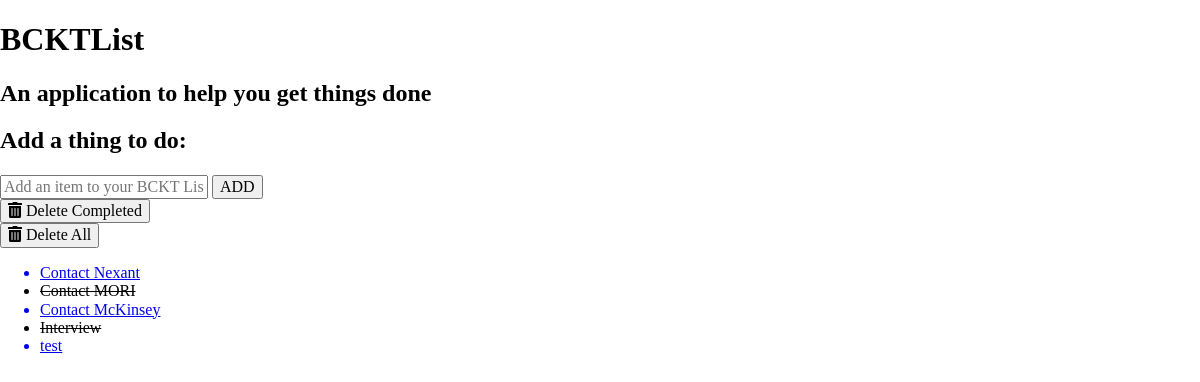
Before: / with the older database file.
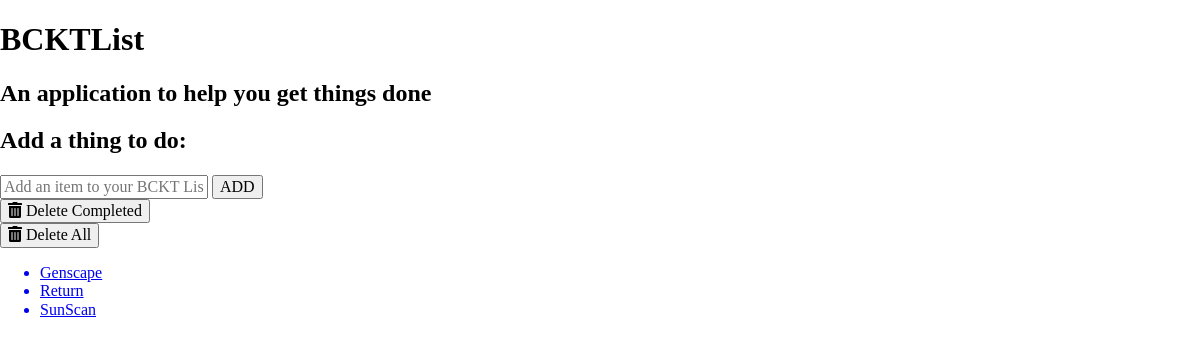
After: the same page with the newer database file.
### BCKTListApp/models.py (models this page shows, shortened)
class Todo(models.Model):
    text = models.CharField(max_length=50)
    complete = models.BooleanField(default=False)

### BCKTListApp/views.py (the view)
# urls.py: path("", views.index, name="index"),
def index(request):
    bckt_list = Todo.objects.order_by("id")
    form = TodoForm()
    context = {"bckt_list" : bckt_list, "form": form}
    return render(request, "index.html", context)

### BCKTListApp/forms.py
class TodoForm(forms.Form):
    text = forms.CharField(max_length=50,
        widget=forms.TextInput(
            attrs={"class": "text-input", "placeholder": "Add an item to your BCKT List:"}
    ))

### BCKTListApp/templates/index.html (shortened to what this page needs)
{% load static %}
<!DOCTYPE html>
<html lang="en">
<head>
	<link rel="stylesheet" href="{% static 'css/normalize.css' %}">
	<link rel="stylesheet" href="{% static 'css/style.css' %}">
</head>
<body id="body">
	<header role="banner">
		<h1>BCKTList</h1>
		<h2>An application to help you get things done</h2>
	</header>
	<main role="main">
		<div>
			<h2> Add a thing to do: </h2>
			<form action="{% url 'add' %}" method="POST" role="form">
				<div>
					<span class="input-group">
						{{ form.text }}
						<button type="submit" class="" id="add-btn">ADD</button>
					</span>
				</div>
			</form>
		</div>
		<div class="bckt-grid">
			<div class="grid-item">
				<a href="{% url 'deletecompletedtodo' %}"><button><i class="fas fa-trash-alt"></i> Delete Completed </button></a>
			</div>
			<div class-"grid-item">
					<a href="{% url 'deleteall' %}"><button><i class="fas fa-trash-alt"></i> Delete All </button></a>
			</div>
		</div>
		<ul>
			{% for item in bckt_list %}
				{% if item.complete %}
					<li class="list-item" style="text-decoration: line-through;"> {{ item.text }} </li>
				{% else %}
					<a href="{% url 'complete' item.id %}"><li class="list-item"> {{ item.text }} </li></a>
				{% endif %}
			{% endfor %}
		</ul>
	</main>
</body>
</html>

Changed rows visible on the page:
removed Todo: text "Contact Nexant"
removed Todo: text "Contact MORI"
removed Todo: text "Contact McKinsey"
removed Todo: text "Interview"
removed Todo: text "test"
added Todo: text "Genscape"
added Todo: text "Return"
added Todo: text "SunScan"
